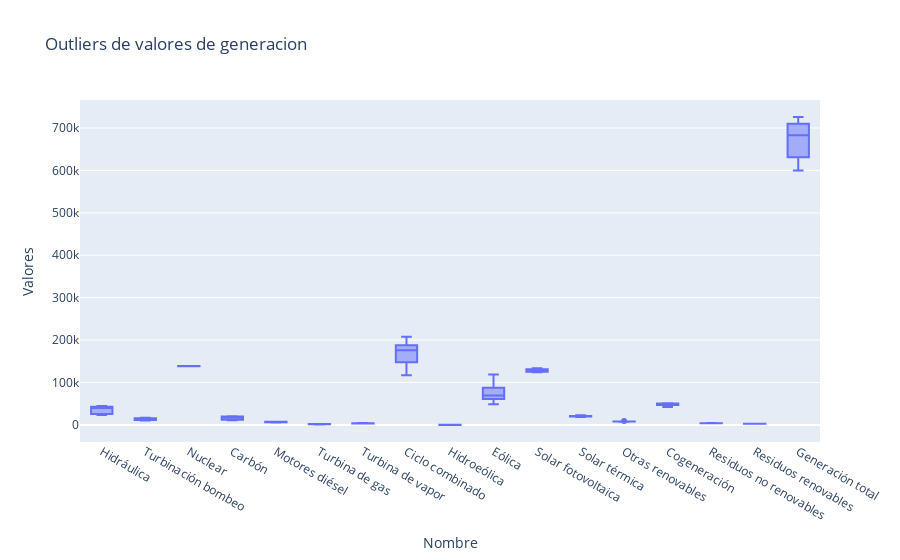

Source (notebook cell):
### Code cell
fig = px.box(generacion_df,
             x = 'nombre',
             y = 'Valores',
             title = 'Outliers de valores de generacion ')

fig.update_layout(
    xaxis_title = 'Nombre',
    yaxis_title = 'Valores'
)

fig.show()

### Figure 1 — Plotly figure (JSON) as saved in the notebook; plotly's stock layout.template omitted (floating-point values rounded to 4 significant figures; data arrays with more than 128 entries replaced by an {"elided": "..."} marker saying what was removed)
{"data": [{"alignmentgroup": "True", "hovertemplate": "nombre=%{x}<br>Valores=%{y}<extra></extra>", "legendgroup": "", "marker": {"color": "#636efa"}, "name": "", "notched": false, "offsetgroup": "", "orientation": "v", "showlegend": false, "type": "box", "x": {"elided": "136 str values"}, "x0": " ", "xaxis": "x", "y": {"elided": "136 float values"}, "y0": " ", "yaxis": "y"}], "layout": {"boxmode": "group", "legend": {"tracegroupgap": 0}, "title": {"text": "Outliers de valores de generacion "}, "xaxis": {"anchor": "y", "domain": [0, 1], "title": {"text": "Nombre"}}, "yaxis": {"anchor": "x", "domain": [0, 1], "title": {"text": "Valores"}}}}
